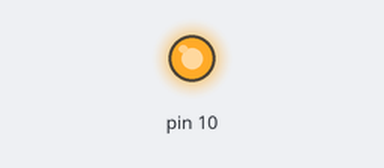
Bench run of a sketch on a simulated Arduino Uno, built with avr-gcc and run on an emulated ATmega328P. Shown: output pins drawn as LEDs (lit = HIGH).

Above: at 0.5 s.
At 3.5 s:
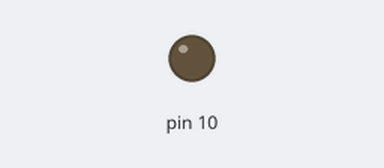
Timing chart, 0 to 7.8 s (numbered marks = the images above):
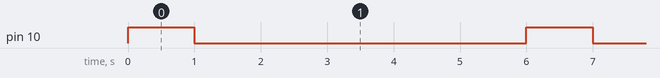

Measured:
- by itself, pin 10: alternates HIGH for 1.0 s and LOW for 5.0 s

The sketch:

relais_pompe.ino
```cpp
void setup() {
  // établie la liaison avec la sortie

 pinMode(10,OUTPUT);
}

void loop() {
  //active le ventilateur pour 2 min
  digitalWrite(10, HIGH);
  delay(1000);
  digitalWrite(10,LOW);
  delay(5000);

}
```
